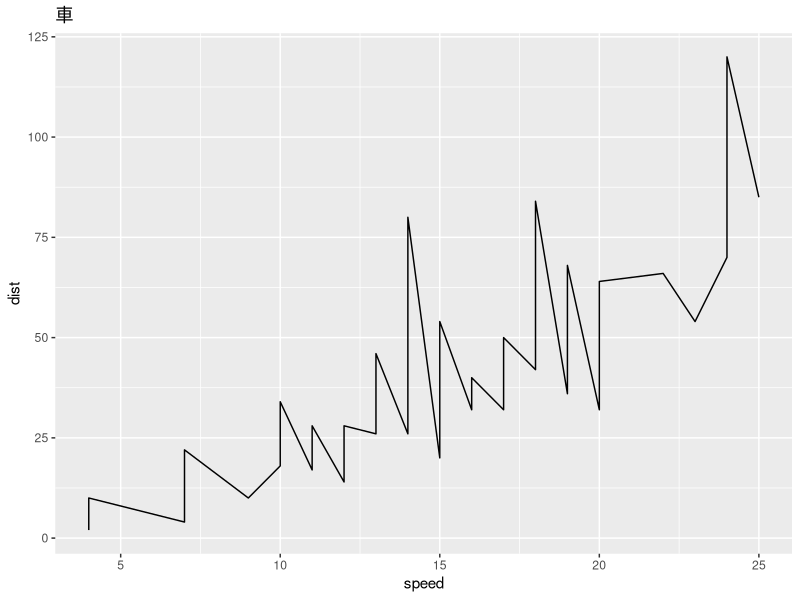

This chart was generated by the following R code:
## ---- chunk 1
knitr::opts_chunk$set(echo = TRUE)
## ---- chunk 2
library(tidyverse)
library(rmarkdown)
## ---- chunk 3
cars
## ---- chunk 4
cars %>% ggplot(aes(x = speed, y = dist)) + 
    geom_line() + ggtitle("車")
